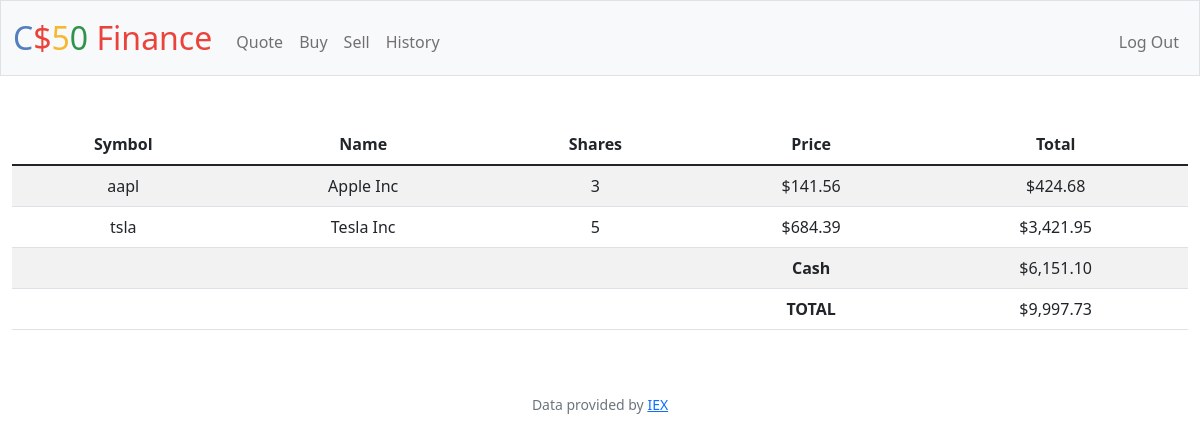
The page / (signed in) on the database its author committed.
### tables this page shows
CREATE TABLE transactions (
        id INTEGER PRIMARY KEY AUTOINCREMENT,
        user_id INTEGER NOT NULL,
        name TEXT NOT NULL,
        shares INTEGER NOT NULL,
        price NUMERIC NOT NULL,
        type TEXT NOT NULL,
        symbol TEXT NOT NULL,
        time TIMESTAMP DEFAULT CURRENT_TIMESTAMP
);

CREATE TABLE users (id INTEGER PRIMARY KEY AUTOINCREMENT NOT NULL, username TEXT NOT NULL, hash TEXT NOT NULL, cash NUMERIC NOT NULL DEFAULT 10000.00);

### Own_pset9/app.py (the view)
@app.route("/")
@login_required
def index():
    user_id = session["user_id"]
    stocks = db.execute("SELECT symbol, name, SUM(shares) as totalShares, price FROM transactions WHERE user_id = ? GROUP BY symbol", user_id)
    user_cash = db.execute("SELECT cash FROM users WHERE id = ?", user_id)[0]["cash"]
    total = user_cash
    for stock in stocks:
        total += stock["price"] * stock["totalShares"]
    return render_template("index.html", stocks=stocks, user_cash=user_cash, total=total, usd=usd)

### Own_pset9/app.py (called while the page is built)
@app.after_request
def after_request(response):
    response.headers["Cache-Control"] = "no-cache, no-store, must-revalidate"
    response.headers["Expires"] = 0
    response.headers["Pragma"] = "no-cache"
    return response

### Own_pset9/helpers.py (called while the page is built)
def login_required(f):
    @wraps(f)
    def decorated_function(*args, **kwargs):
        if session.get("user_id") is None:
            return redirect("/login")
        return f(*args, **kwargs)
    return decorated_function

def usd(value):
    return f"${value:,.2f}"

### Own_pset9/templates/index.html (shortened to what this page needs)
{% extends "layout.html" %}
{% block main %}
    <table class="table table-striped">
        <thead>
            <tr>
                <th>Symbol</th>
                <th>Name</th>
                <th>Shares</th>
                <th>Price</th>
                <th>Total</th>
            </tr>
        </thead>
        <tbody>
            {% for stock in stocks %}
                <tr>
                    <td>{{ stock["symbol"] }}</td>
                    <td>{{ stock["name"] }}</td>
                    <td>{{ stock["totalShares"] }}</td>
                    <td>{{ usd(stock["price"]) }}</td>
                    <td>{{ usd(stock["price"] * stock["totalShares"]) }}</td>
                </tr>
            {% endfor %}
                <tr>
                    <td colspan="3"></td>
                    <td><strong>Cash</strong></td>
                    <td>{{usd(user_cash)}}</td>
                </tr>
                <tr>
                    <td colspan="3"></td>
                    <td><strong>TOTAL</strong></td>
                    <td>{{usd(total)}}</td>
                </tr>
        </tbody>
    </table>
{% endblock %}

### Own_pset9/templates/layout.html (shortened to what this page needs)
<!DOCTYPE html>
<html lang="en">
    <head>
        <link href="https://cdn.jsdelivr.net/npm/bootstrap@5.1.3/dist/css/bootstrap.min.css" rel="stylesheet">
        <link href="/static/styles.css" rel="stylesheet">
    </head>
    <body>
        <nav class="bg-light border navbar navbar-expand-md navbar-light">
            <div class="container-fluid">
                <a class="navbar-brand" href="/"><span class="blue">C</span><span class="red">$</span><span class="yellow">5</span><span class="green">0</span> <span class="red">Finance</span></a>
                <div class="collapse navbar-collapse" id="navbar">
                    {% if session["user_id"] %}
                        <ul class="navbar-nav me-auto mt-2">
                            <li class="nav-item"><a class="nav-link" href="/quote">Quote</a></li>
                            <li class="nav-item"><a class="nav-link" href="/buy">Buy</a></li>
                            <li class="nav-item"><a class="nav-link" href="/sell">Sell</a></li>
                            <li class="nav-item"><a class="nav-link" href="/history">History</a></li>
                        </ul>
                        <ul class="navbar-nav ms-auto mt-2">
                            <li class="nav-item"><a class="nav-link" href="/logout">Log Out</a></li>
                        </ul>
                    {% else %}
                        <ul class="navbar-nav ms-auto mt-2">
                            <li class="nav-item"><a class="nav-link" href="/register">Register</a></li>
                            <li class="nav-item"><a class="nav-link" href="/login">Log In</a></li>
                        </ul>
                    {% endif %}
                </div>
            </div>
        </nav>
        <main class="container-fluid py-5 text-center">
            {% block main %}{% endblock %}
        </main>
        <footer class="mb-5 small text-center text-muted">
            Data provided by <a href="https://iexcloud.io/">IEX</a>
        </footer>
    </body>
</html>

### Own_pset9/static/styles.css (style rules this page uses)
nav .navbar-brand { font-size: xx-large; }
nav .navbar-brand .blue { color: #537fbe; }
nav .navbar-brand .red { color: #ea433b; }
nav .navbar-brand .yellow { color: #f5b82e; }
nav .navbar-brand .green { color: #2e944b; }

### rows shown on the page
transactions: symbol "aapl", name "Apple Inc", totalShares "3", price "$141.56", price "$424.68"
transactions: symbol "tsla", name "Tesla Inc", totalShares "5", price "$684.39", price "$3,421.95"
users: cash "$6,151.10"

### other values the page prints
{{ usd(total) }} "$9,997.73"
